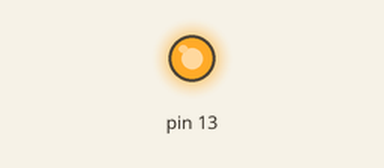
Simulated run of this sketch. Board: Arduino Uno, built with avr-gcc and run on an emulated ATmega328P. Shown: output pins drawn as LEDs (lit = HIGH).

Above: at 0.1 s.
At 1.1 s:
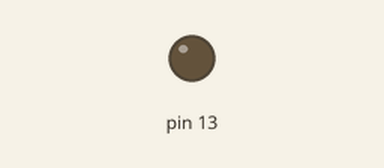
Timing chart, 0 to 2.6 s (numbered marks = the images above):
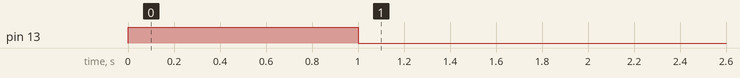

The sketch:

Simple_LED_On_Off_Example.ino
```cpp
int i=1;
void setup() {
 Serial.begin(9600);
 pinMode(13, OUTPUT);
}

void loop() {

  if (i==1)
  {
  digitalWrite(13, HIGH);
  }// turn the LED on (HIGH is the voltage level)
  i++;
  delay(1000);              // wait for a second
  digitalWrite(13, LOW);    // turn the LED off by making the voltage LOW
  delay(1000);              // wait for a second

}
```

Measured:
- by itself, pin 13: LOW → HIGH at 0.00 s, → LOW 1.0 s later
